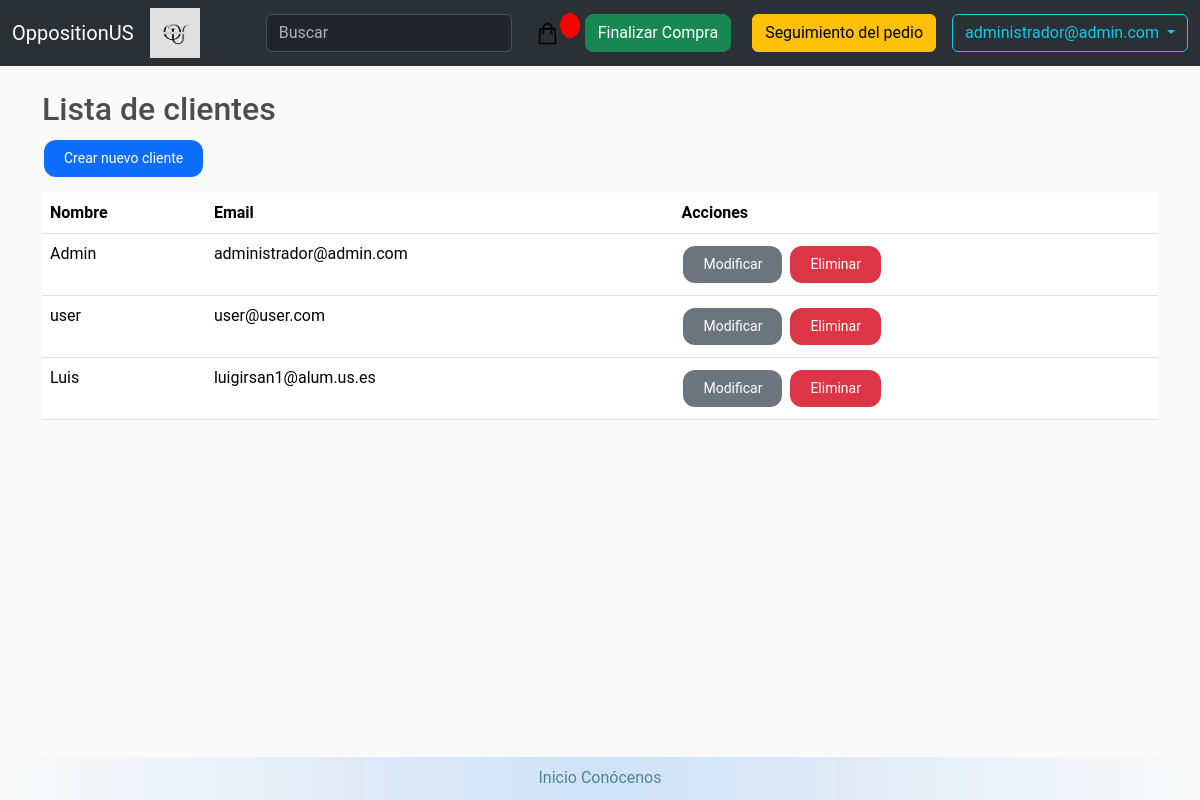
The app's page /customerlist/ (signed in), older data.
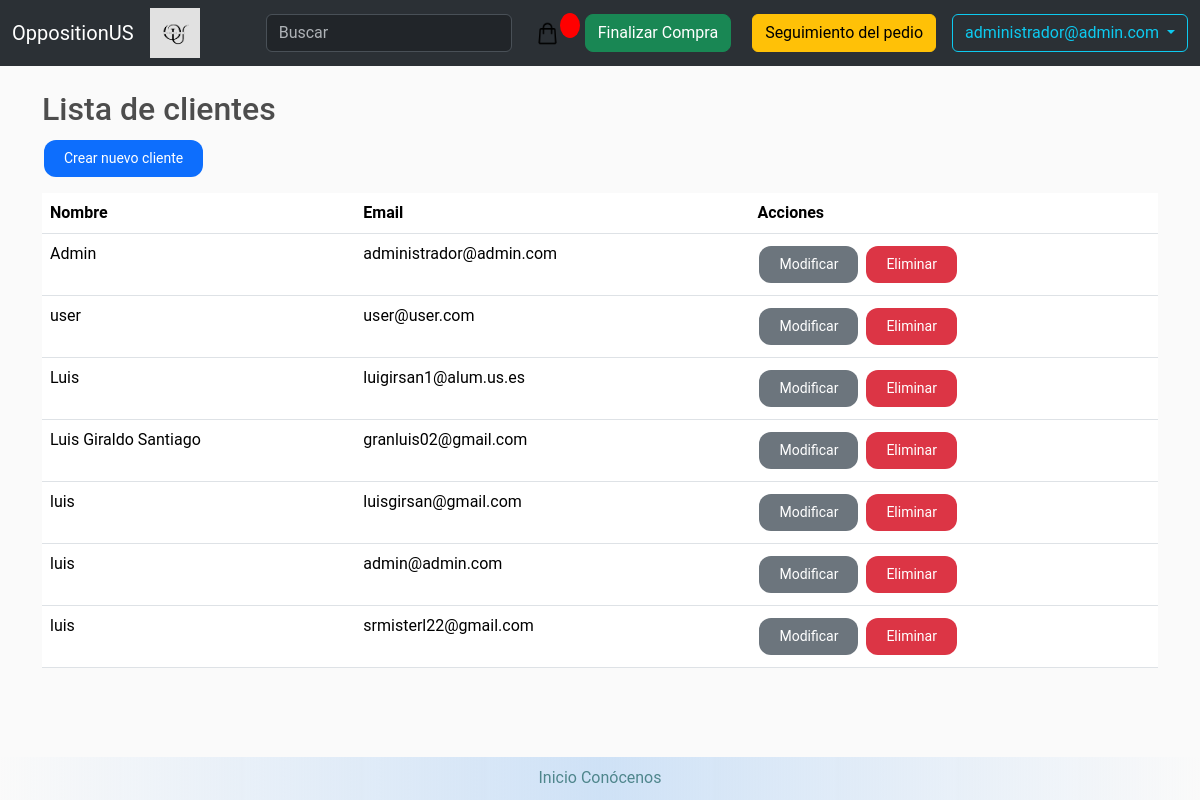
The same page, newer data.
### store/models.py (models this page shows, shortened)
class OppositionUser(AbstractBaseUser, PermissionsMixin):
    email = models.EmailField(verbose_name='email', max_length=60, unique=True)
    date_joined = models.DateTimeField(verbose_name='date joined', auto_now_add=True)
    last_login = models.DateTimeField(verbose_name='last login', auto_now=True)
    is_admin = models.BooleanField(default=False)
    is_active = models.BooleanField(default=True)
    is_staff = models.BooleanField(default=False)
    is_superuser = models.BooleanField(default=False)
    USERNAME_FIELD = 'email'
    REQUIRED_FIELDS = []
    objects = OppositionUserManager()
    def __str__(self):
        return self.email
    class Meta:
        verbose_name = 'User'
        verbose_name_plural = 'Users'
        ordering = ['-date_joined']

class Customer(models.Model):
    user = models.OneToOneField(OppositionUser, null=True, blank=True, on_delete = models.CASCADE)
    name = models.CharField(max_length=200 , null=False, blank=False)
    email = models.EmailField(max_length=200 , null=True, blank=False)
    adress = models.CharField(max_length=200 , null=False, blank=False)
    phone = models.IntegerField(null=False, blank=False, validators=[MaxValueValidator(999999999), MinValueValidator(100000000)])
    admin = models.BooleanField(default=False)

### store/views.py (the view)
# urls.py: path('customerlist/', views.customer_list, name='customer_list'),
@login_required
@user_passes_test(user_has_perm, redirect_field_name=None)
def customer_list(request):
    customers = Customer.objects.all()
    return render(request, 'store/customer_list.html', {'customers': customers})

### store/views.py (called while the page is built)
def user_has_perm(user):
    if not user.is_staff:
        return False
    return True

### store/templates/store/customer_list.html (shortened to what this page needs)
{% extends 'store/main.html' %}
{% block content %}
  <h2>Lista de clientes</h2>
  <a href="{% url 'customer_create' %}" class="btn btn-primary mb-3">Crear nuevo cliente</a>
  <table class="table">
    <thead>
      <tr>
        <th>Nombre</th>
        <th>Email</th>
        <th>Acciones</th>
      </tr>
    </thead>
    <tbody>
      {% for customer in customers %}
        <tr>
          <td>{{ customer.name }}</td>
          <td>{{ customer.email }}</td>
          <td>
            <a href="{% url 'customer_update' customer.id %}" class="btn btn-secondary">Modificar</a>
            <a href="{% url 'customer_delete' customer.id %}" class="btn btn-danger">Eliminar</a>
          </td>
        </tr>
      {% empty %}
        <tr>
          <td colspan="3">No hay clientes.</td>
        </tr>
      {% endfor %}
    </tbody>
  </table>
{% endblock %}

### store/templates/store/main.html (shortened to what this page needs)
<!DOCTYPE html>
{% load static %}
<html>
    <head>
        <link rel="stylesheet" type="text/css" href="{% static 'css/main.css' %}">
        <link href="https://cdn.jsdelivr.net/npm/bootstrap@5.3.2/dist/css/bootstrap.min.css" rel="stylesheet">
        <link rel="stylesheet" type="text/css" href="{% static 'css/main.css' %}">
    </head>
     <body>
        <nav class="navbar navbar-expand-lg bg-primary bg-body-tertiary" data-bs-theme="dark">
          <div class="container-fluid">
            <a class="navbar-brand" href="{% url 'store' %}">OppositionUS</a>
            <img src="{% static 'images/OppositionUS.png' %}" alt="Logo de la empresa" style="height: 50px; margin-right: 10px;">
            <div class="collapse navbar-collapse" id="navbarSupportedContent">
              <form class="d-flex" action="/store" method="get" role="search">
                <input class="form-control me-2" type="search" placeholder="Buscar" aria-label="Search" name="q">
              </form>
              <a href="{% url 'cart' %}">
                  <img id="cart-icon" src="{% static 'images/cart.png' %}">
              </a>
              <p id="cart-total">{{ cartItems }}</p>
              <a  style="float:right; margin:5px;" class="btn btn-success rounded-3" href="{% url 'checkout' %}">Finalizar Compra</a>
              <a href="{% url 'track_orders' %}" class="btn btn-warning ms-lg-3 rounded-2">Seguimiento del pedio</a>
              {% if not user.is_authenticated %}
                  <a href="{% url 'login' %}"class="btn btn-warning ms-lg-3 rounded-2">Iniciar Sesión</a>
              {% else %}
                  <div class="dropdown">
                      <button class="btn btn-outline-info dropdown-toggle ms-lg-3 rounded-2" type="button" id="dropdownMenuButton" data-bs-toggle="dropdown" aria-expanded="false">
                          {{user.email}}
                      </button>
                  </div>
              {% endif %}
            </div>
          </div>
        </nav>
        <main class="flex-shrink-0">
          <div class="container">
                <br>
                {% block content %}
                {% endblock content %}
          </div>
        </main>
        <footer>
            <a href="/">Inicio</a>
            <a href="/about">Conócenos</a>
        </footer>
    </body>
</html>

### static/css/main.css (style rules this page uses)
body { background-color: hsl(0, 0%, 98%); font-family: 'Roboto', 'Helvetica Neue', Arial, sans-serif; display: flex; flex-direction: column; min-height: 100vh; }
h1,h2,h3,h4,h5,h6 { color:hsl(0, 0%, 30%); }
#cart-icon { width:25px; display: inline-block; margin-left: 15px; }
#cart-total { display: block; text-align: center; color:#fff; background-color: red; width: 20px; height: 25px; border-radius: 50%; font-size: 14px; }
.btn { border-radius: 0; }
.btn-secondary { border: none; padding: 8px 20px; text-align: center; text-decoration: none; display: inline-block; font-size: 14px; margin: 4px 2px; cursor: pointer; transition-duration: 0.4s; border-radius: 12px; }
.btn-danger { border: none; padding: 8px 20px; text-align: center; text-decoration: none; display: inline-block; font-size: 14px; margin: 4px 2px; cursor: pointer; transition-duration: 0.4s; border-radius: 12px; }
.mb-3 { border: none; padding: 8px 20px; text-align: center; text-decoration: none; display: inline-block; font-size: 14px; margin: 4px 2px; cursor: pointer; transition-duration: 0.4s; border-radius: 12px; }
.btn-primary { border: none; padding: 8px 20px; text-align: center; text-decoration: none; display: inline-block; font-size: 14px; margin: 4px 2px; cursor: pointer; transition-duration: 0.4s; border-radius: 12px; }
main { padding-bottom: 100px; }
footer { position: fixed; left: 0; bottom: 0; width: 100%; background: rgb(255,255,255); background: linear-gradient(90deg, rgba(255,255,255,0) 0%, rgba(197,220,245,0.8225490879945728) 50%, rgba(255,255,255,0) 100%); color: white; text-align: center; margin-top: auto; padding: 0.6em; }
footer a { color: #4f868c; text-decoration: none; }
.form-control { width: 100%; }

Row changes from the older to the newer data that the page shows:
added Customer: name "Luis Giraldo Santiago", email "granluis02@gmail.com"
added Customer: name "luis", email "luisgirsan@gmail.com"
added Customer: name "luis", email "admin@admin.com"
added Customer: name "luis", email "srmisterl22@gmail.com"
